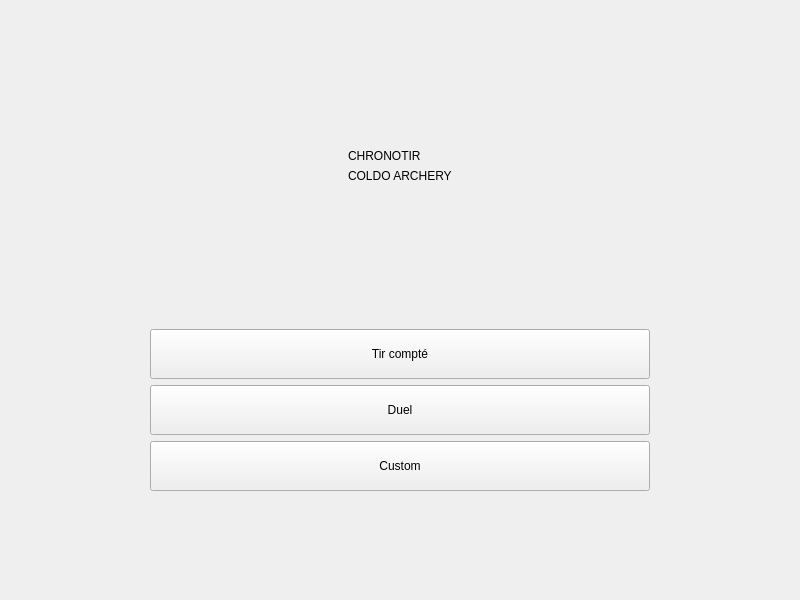
<?xml version="1.0" encoding="UTF-8"?>
<ui version="4.0">
 <class>MainWindow</class>
 <widget class="QMainWindow" name="MainWindow">
  <property name="geometry">
   <rect>
    <x>0</x>
    <y>0</y>
    <width>800</width>
    <height>600</height>
   </rect>
  </property>
  <property name="windowTitle">
   <string>MainWindow</string>
  </property>
  <property name="class" stdset="0">
   <string>mainwindow</string>
  </property>
  <widget class="QWidget" name="centralwidget">
   <layout class="QVBoxLayout" name="verticalLayout_3">
    <item>
     <layout class="QVBoxLayout" name="verticalLayout_4">
      <item>
       <spacer name="verticalSpacer_4">
        <property name="orientation">
         <enum>Qt::Vertical</enum>
        </property>
        <property name="sizeHint" stdset="0">
         <size>
          <width>20</width>
          <height>40</height>
         </size>
        </property>
       </spacer>
      </item>
      <item>
       <layout class="QHBoxLayout" name="horizontalLayout_2">
        <item>
         <spacer name="horizontalSpacer_3">
          <property name="orientation">
           <enum>Qt::Horizontal</enum>
          </property>
          <property name="sizeHint" stdset="0">
           <size>
            <width>40</width>
            <height>20</height>
           </size>
          </property>
         </spacer>
        </item>
        <item>
         <layout class="QVBoxLayout" name="verticalLayout">
          <item>
           <spacer name="verticalSpacer_2">
            <property name="orientation">
             <enum>Qt::Vertical</enum>
            </property>
            <property name="sizeHint" stdset="0">
             <size>
              <width>20</width>
              <height>40</height>
             </size>
            </property>
           </spacer>
          </item>
          <item>
           <widget class="QLabel" name="label">
            <property name="text">
             <string>CHRONOTIR</string>
            </property>
            <property name="class" stdset="0">
             <string>title</string>
            </property>
           </widget>
          </item>
          <item>
           <widget class="QLabel" name="label_2">
            <property name="text">
             <string>COLDO ARCHERY</string>
            </property>
            <property name="class" stdset="0">
             <string>title</string>
            </property>
           </widget>
          </item>
          <item>
           <spacer name="verticalSpacer">
            <property name="orientation">
             <enum>Qt::Vertical</enum>
            </property>
            <property name="sizeHint" stdset="0">
             <size>
              <width>20</width>
              <height>40</height>
             </size>
            </property>
           </spacer>
          </item>
         </layout>
        </item>
        <item>
         <spacer name="horizontalSpacer_4">
          <property name="orientation">
           <enum>Qt::Horizontal</enum>
          </property>
          <property name="sizeHint" stdset="0">
           <size>
            <width>40</width>
            <height>20</height>
           </size>
          </property>
         </spacer>
        </item>
       </layout>
      </item>
      <item>
       <spacer name="verticalSpacer_5">
        <property name="orientation">
         <enum>Qt::Vertical</enum>
        </property>
        <property name="sizeHint" stdset="0">
         <size>
          <width>20</width>
          <height>40</height>
         </size>
        </property>
       </spacer>
      </item>
      <item>
       <layout class="QHBoxLayout" name="horizontalLayout">
        <item>
         <spacer name="horizontalSpacer">
          <property name="orientation">
           <enum>Qt::Horizontal</enum>
          </property>
          <property name="sizeHint" stdset="0">
           <size>
            <width>40</width>
            <height>20</height>
           </size>
          </property>
         </spacer>
        </item>
        <item>
         <layout class="QVBoxLayout" name="verticalLayout_2">
          <item>
           <widget class="QPushButton" name="tirCompteButton">
            <property name="minimumSize">
             <size>
              <width>500</width>
              <height>50</height>
             </size>
            </property>
            <property name="maximumSize">
             <size>
              <width>500</width>
              <height>16777215</height>
             </size>
            </property>
            <property name="text">
             <string>Tir compté</string>
            </property>
            <property name="class" stdset="0">
             <string>homeButton</string>
            </property>
           </widget>
          </item>
          <item>
           <widget class="QPushButton" name="duelButton">
            <property name="minimumSize">
             <size>
              <width>500</width>
              <height>50</height>
             </size>
            </property>
            <property name="maximumSize">
             <size>
              <width>500</width>
              <height>16777215</height>
             </size>
            </property>
            <property name="text">
             <string>Duel</string>
            </property>
            <property name="class" stdset="0">
             <string>homeButton</string>
            </property>
           </widget>
          </item>
          <item>
           <widget class="QPushButton" name="customButton">
            <property name="minimumSize">
             <size>
              <width>500</width>
              <height>50</height>
             </size>
            </property>
            <property name="maximumSize">
             <size>
              <width>500</width>
              <height>16777215</height>
             </size>
            </property>
            <property name="text">
             <string>Custom</string>
            </property>
            <property name="class" stdset="0">
             <string>homeButton</string>
            </property>
           </widget>
          </item>
         </layout>
        </item>
        <item>
         <spacer name="horizontalSpacer_2">
          <property name="orientation">
           <enum>Qt::Horizontal</enum>
          </property>
          <property name="sizeHint" stdset="0">
           <size>
            <width>40</width>
            <height>20</height>
           </size>
          </property>
         </spacer>
        </item>
       </layout>
      </item>
      <item>
       <spacer name="verticalSpacer_3">
        <property name="orientation">
         <enum>Qt::Vertical</enum>
        </property>
        <property name="sizeHint" stdset="0">
         <size>
          <width>20</width>
          <height>40</height>
         </size>
        </property>
       </spacer>
      </item>
     </layout>
    </item>
   </layout>
  </widget>
 </widget>
 <resources/>
 <connections/>
</ui>
